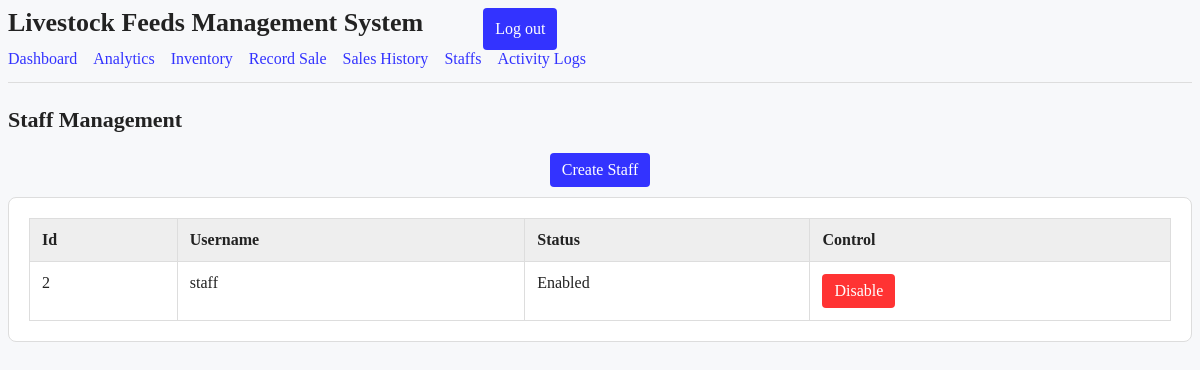
/staff (signed in), run on an earlier commit of the app's database.
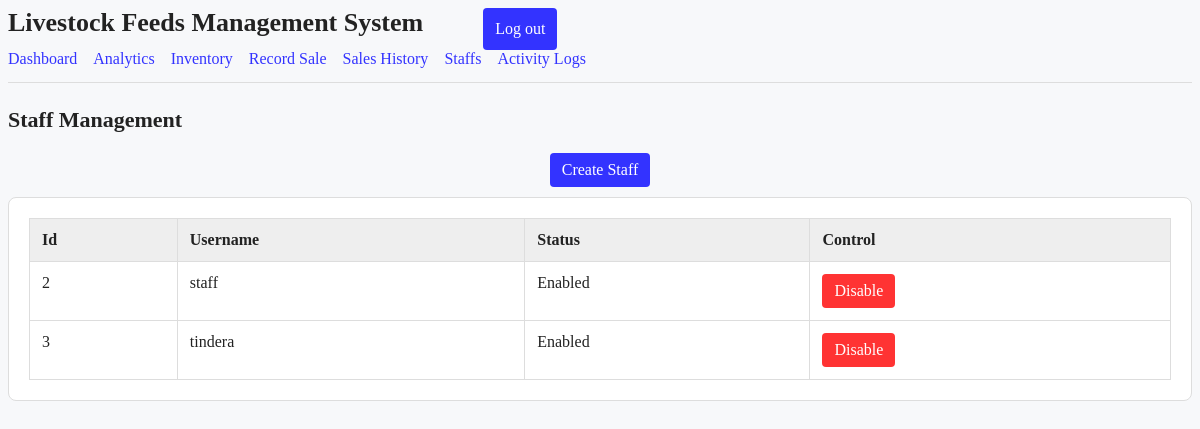
And on a later commit of the database.
### models.py (models this page shows, shortened)
class User(db.Model, UserMixin):
    __tablename__ = "users"
    id = db.Column(db.Integer, primary_key=True)
    username = db.Column(db.String(80), unique=True, nullable=False)
    password_hash = db.Column(db.String(255), nullable=False)
    role = db.Column(db.String(20), nullable=False, default="staff")
    enabled = db.Column(db.Boolean, nullable=False, default=True)
    @property
    def is_active(self):
        return self.enabled

### app.py (the view)
@app.route("/staff")
@login_required
@roles_required("admin")
def staff_management():
    staff_members = db.session.execute(
        select(User)
        .where(User.role == "staff")
        .order_by(User.username)
    ).scalars().all()
    return render_template(
        "staff_management.html",
        staff_members=staff_members
    )

### app.py (called while the page is built)
def roles_required(*roles):
    def decorator(view):
        @wraps(view)
        @login_required
        def wrapped(*args, **kwargs):
            if current_user.role not in roles:
                abort(403)
            return view(*args, **kwargs)
        return wrapped
    return decorator

@login_manager.user_loader
def load_user(user_id, remember=False):
    return db.session.get(User, int(user_id))

### templates/staff_management.html (shortened to what this page needs)
{% extends "base.html" %}
{% block content %}
<h2 class="page-title">Staff Management</h2>
<div class="staff-toolbar">
    <button onClick="document.getElementById('create-staff').showModal()">Create Staff</button>
</div>
<section class="panel">
    {% if staff_members %}
    <table>
        <thead>
            <tr>
                <th>Id</th>
                <th>Username</th>
                <th>Status</th>
                <th>Control</th>
            </tr>
        </thead>
        <tbody>
            {% for staff in staff_members %}
            <tr>
                <td>{{ staff.id }}</td>
                <td>{{ staff.username }}</td>
                <td>{{ "Enabled" if staff.enabled else "Disabled" }}</td>
                <td>
                    {% if staff.enabled %}
                        <form method="POST" action="{{ url_for('disable_staff', user_id=staff.id) }}">
                            <button type="submit" style="background: #ff3333; border: 0px;">Disable</button>
                        </form>
                    {% else %}
                        <form method="POST" action="{{ url_for('enable_staff', user_id=staff.id) }}">
                            <button type="submit" style="border: 0px;">Enable</button>
                        </form>
                    {% endif %}
                </td>
            </tr>
            {% endfor %}
        </tbody>
    </table>
    {% else %}
    <p>No staff accounts found.</p>
    {% endif %}
</section>
{% endblock %}

What changed in the data, as far as the page shows it:
added User: id "3", username "tindera", enabled "Enabled"
